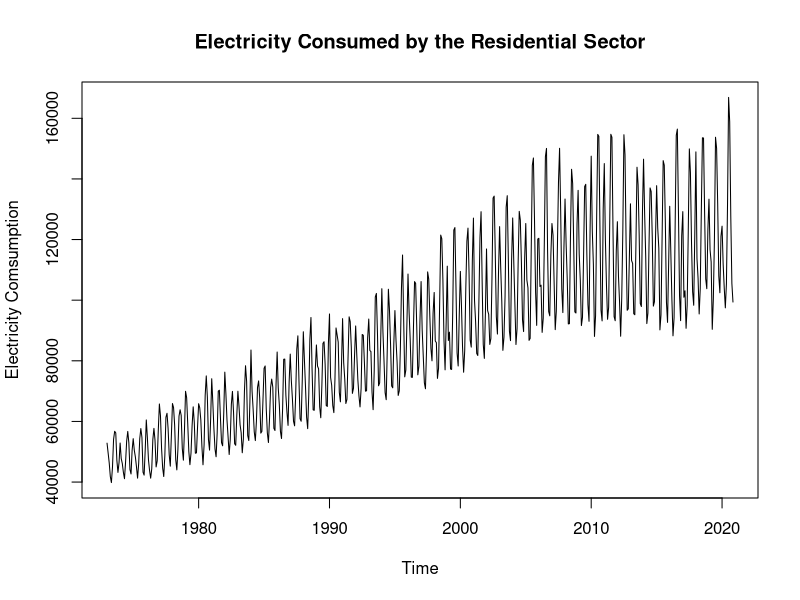
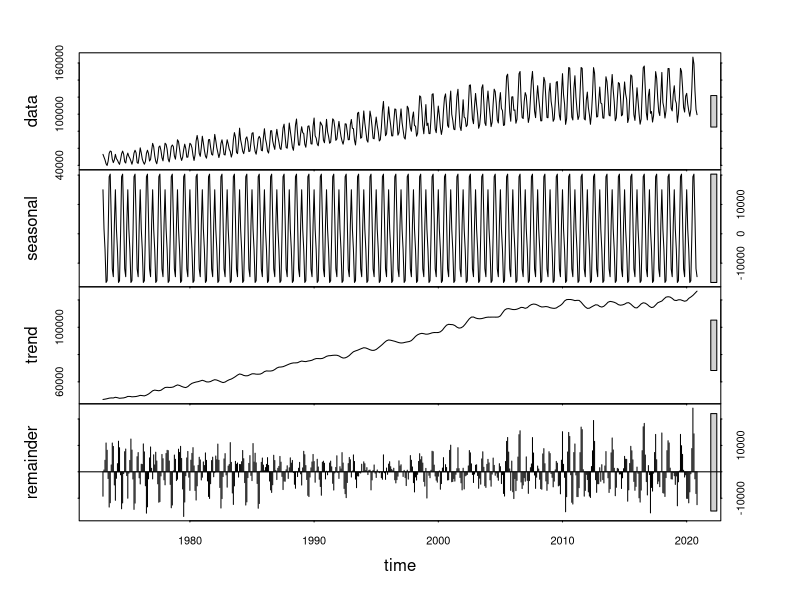
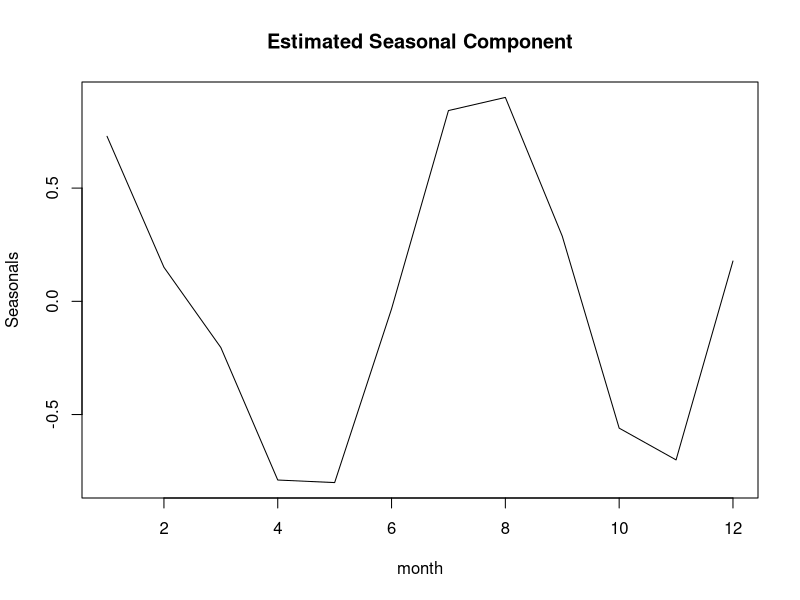

Source code (R) for these figures, in order: (Note: this script raises an error after producing the figures.)
## ---- chunk 1
loadPkg = function(x) { if (!require(x,character.only=T, quietly =T)) { install.packages(x,dep=T,repos="http://cran.us.r-project.org"); if(!require(x,character.only=T)) stop("Package not found") } }

electricity=read.csv("Electricity_End_Use.csv")
electricity <- electricity[which(electricity$MSN == 'ESRCPUS'), ]
electricity <- electricity[which(electricity$YYYYMM >= 197301), ]
# YYYY13 is the average of the year, so it's cleaned for time series analysis
Y <- 197313
while (Y < 202013) {
   electricity <- electricity[which(electricity$YYYYMM != Y), ]
   Y = Y + 100
}
# "Value" is a factor. Need to use as.character before as.numeric.
electricity$Value <- as.character(electricity$Value)
electricity$Value <- as.numeric(electricity$Value)
y = electricity[,"Value"]
y <- ts(y, start = c(1973, 1), frequency = 12)
n = length(y)
ts.plot(y,main = 'Electricity Consumed by the Residential Sector',type = 'l',xlab = 'Time', ylab = 'Electricity Comsumption')
## ---- chunk 2
plot(stl(y, s.window = 'periodic'))
## ---- chunk 3
trndseas=function(y,seas,lam,degtrnd){
  
# requires the R-package 'pracma'
  
# fits  a trend plus seasonal for the "best" Box-Cox 
# transformation.
  
# input: y, observed series; seas, seasons
  
# input: lam, the grid of Box-Cox transformations (lambda values)
  
# input: degtrnd, degree of the polynomial trend, if
# degtrnd=0, then the fitted trend is constant.
  
# output:  coef, regression coefficients - the
# first degtrnd+1 values for the trend part and the
# rest associated with the seasonals
  
# output: fit, fitted y-values; res, residuals,
  
# output: trend, fitted trend; season, fitted seasonals
  
# output: rsq, adjusted r-square values for different lambda in the
  
# output: lamopt, the value of lambda (among those supplied 
# in the vector lam) at which r-square is maximum.

m=length(lam)
n=length(y)

# Part of design matrix for estimating trend
if(degtrnd>0) {
   tm=seq(1/n,1,by=1/n)
   x1=poly(tm,degree=degtrnd,raw=TRUE)
   x1=cbind(rep(1,n),x1)
   } else {
    x1=as.matrix(rep(1,n),ncol=1)
   }

# Part of design matrix for estimating seasonality
x2=NULL
if(seas>1){
sn=rep(1:seas,length.out=n)
x2=factor(sn,levels=unique(sn),ordered=TRUE)
x2=model.matrix(~x2-1)
m2=ncol(x2)
m21=m2-1
x2=x2[,1:m21]-matrix(rep(x2[,m2],m21),ncol=m21,nrow=nrow(x2),byrow=F)
}

x=cbind(x1,x2)  # design matrix

xx=t(x)%*%x
rsq=rep(1,m)
m1=ncol(x1)     #degtrnd+1
m11=m1+1
mx=ncol(x)      # degtrnd+1+seas-1

for(i in 1:m) {
  if (lam[i]==0) {
    yt=log(y)
  } else {
    yt=y^lam[i]
   }
  xy=t(x)%*%yt
  coef=solve(xx,xy)
  fit=x%*%coef
  res=yt-fit
  ssto=(n-1)*var(yt)
  sse=t(res)%*%res
  rsq[i]=1-((n-1)/(n-mx))*sse/ssto
  }

  ii=which.max(rsq)
  lamopt=lam[ii]
  if (lamopt==0) {
    yt=log(y)
  } else {
    yt=y^lamopt
   }
  xy=t(x)%*%yt
  coef=solve(xx,xy)
  fit=x%*%coef
  trnd=x1%*%coef[1:m1]
  season=NULL
  if(seas>1){
  season=c(coef[m11:mx],-sum(coef[m11:mx]))
  }
  res=yt-fit

  result=list(coef=coef,fitted=fit,trend=trnd,residual=res,season=season,rsq=rsq,lamopt=lamopt)
  return(result)
}
## ---- chunk 4
lam= seq(-1,1, by=0.05)
mod= trndseas(y, seas = 12,lam = lam, degtrnd = 1)
mod$lamopt
## ---- chunk 5
month= 1:12
mod = trndseas(y, seas = 12,lam = 0.25,degtrnd = 1)
m.fit = mod$trend
m.fit <- ts(m.fit, start = c(1973, 1), frequency = 12)
#ts.plot(y ^ 0.25, m.fit, main='Estimated Trend')
## ---- chunk 6
plot(month,mod$season,type='l',ylab='Seasonals',main='Estimated Seasonal Component')
## ---- chunk 7
library(forecast)
loadPkg("Metrics")
electricity <- electricity[which(electricity$YYYYMM <= 201911), ]
train = electricity[,"Value"]
train <- ts(train, start = c(1973, 1), frequency = 12)
loadPkg("highcharter") # to use hchart function
n2 = n - 12
## ---- chunk 8
HW <- HoltWinters(train)
HWfc <- forecast(HW, h=12)
hchart(HWfc)
#data.table(true = y[-(1:n2)], predict = HWfc$mean, diff = y[-(1:n2)] - HWfc$mean)
## ---- chunk 9
fit_ets<-ets(train)
ETSfc <- forecast(fit_ets, h=12)
hchart(ETSfc)
## ---- chunk 10
fit_ARIMA<-auto.arima(train)
ARIMAfc <- forecast(fit_ARIMA, h=12)
hchart(ARIMAfc)
#accuracy(forecast(fit,h=12),y[-(1:n2)])
